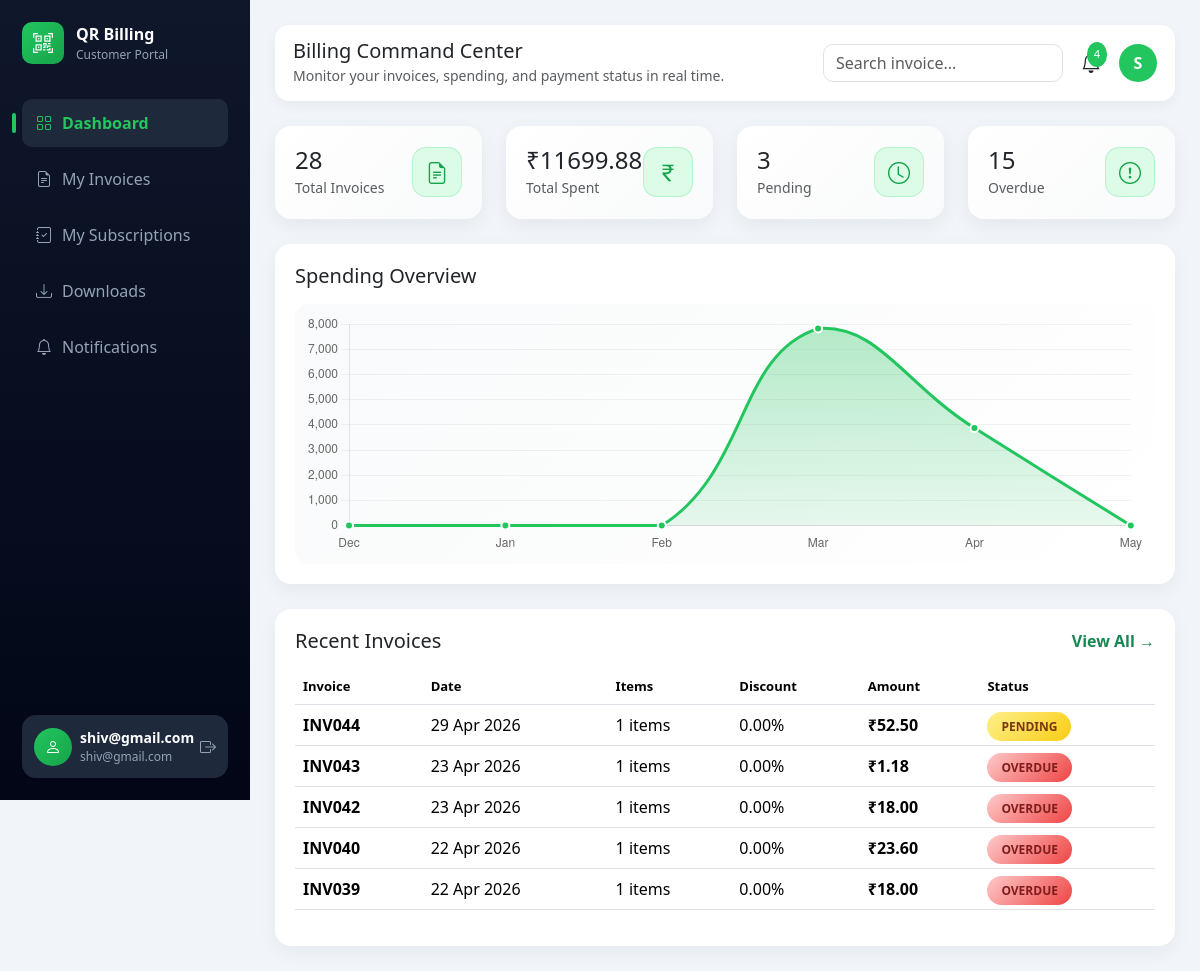
The app's page /billing/customer-dashboard/ (signed in) with its own data.
### accounts/models.py (models this page shows, shortened)
class User(AbstractUser):
    USER_TYPE = (
        ('admin', 'Admin'),
        ('customer', 'Customer'),
    )
    user_type = models.CharField(max_length=20, choices=USER_TYPE)
    phone = models.CharField(max_length=15, blank=True, null=True)
    profile_image = models.ImageField(
        upload_to='profile_images/',
        blank=True,
        null=True
    )

### invoice/models.py (models this page shows, shortened)
class Invoice(models.Model):
    PAYMENT_STATUS = [
        ('PAID', 'Paid'),
        ('PENDING', 'Pending'),
        ('OVERDUE', 'Overdue'),
    ]
    INVOICE_TYPE = [
        ("PRODUCT", "Product"),
        ("SUBSCRIPTION", "Subscription"),
    ]
    invoice_number = models.CharField(max_length=20, unique=True, blank=True)
    customer = models.ForeignKey(
        settings.AUTH_USER_MODEL,
        on_delete=models.CASCADE
    )
    subscription = models.ForeignKey(
        Subscription,
        on_delete=models.CASCADE,
        null=True,
        blank=True
    )
    invoice_type = models.CharField(
        max_length=20,
        choices=INVOICE_TYPE,
        default="PRODUCT"
    )
    date = models.DateTimeField(auto_now_add=True)
    total_amount = models.DecimalField(max_digits=10, decimal_places=2, default=0)
    payment_status = models.CharField(
        max_length=20,
        choices=PAYMENT_STATUS,
        default='PENDING'
    )
    razorpay_order_id = models.CharField(max_length=200, blank=True, null=True)
    razorpay_payment_id = models.CharField(max_length=200, blank=True, null=True)

class InvoiceItem(models.Model):
    invoice = models.ForeignKey(
        Invoice,
        on_delete=models.CASCADE,
        related_name="items"
    )
    product = models.ForeignKey(Product, on_delete=models.CASCADE)
    quantity = models.PositiveIntegerField()
    discount = models.DecimalField(max_digits=5, decimal_places=2, default=0)
    gst_amount = models.DecimalField(max_digits=10, decimal_places=2, default=0)
    subtotal = models.DecimalField(max_digits=10, decimal_places=2, default=0)

### billing/views.py (the view)
# urls.py: path('customer-dashboard/', customer_dashboard, name='customer_dashboard'),
@login_required
def customer_dashboard(request):
    user = request.user
    invoices = Invoice.objects.filter(
        customer=user
    ).order_by("-date")
    total_invoices = invoices.count()
    invoice_spent = invoices.aggregate(
        total=Sum("total_amount")
    )["total"] or 0
    pending = invoices.filter(payment_status="PENDING").count()
    overdue = invoices.filter(payment_status="OVERDUE").count()
    recent_invoices = invoices[:5]
    subscriptions = Subscription.objects.filter(user=user)
    total_subscriptions = subscriptions.count()
    subscription_spent = subscriptions.filter(
        is_paid=True
    ).aggregate(
        total=Sum("total_amount")
    )["total"] or 0
    total_spent = invoice_spent + subscription_spent
    pending_sub = subscriptions.filter(is_paid=False).count()
    overdue_sub = subscriptions.filter(
        is_paid=False,
        end_date__lt=timezone.now().date()
    ).count()
    pending += pending_sub
    overdue += overdue_sub
    labels = []
    data = []
    current_month = timezone.localtime().date().replace(day=1)
    for i in range(5, -1, -1):
        month_start = current_month - relativedelta(months=i)
        month_end = month_start + relativedelta(months=1)
        labels.append(month_start.strftime("%b"))
        invoice_total = Invoice.objects.filter(
            customer=user,
            date__date__gte=month_start,
            date__date__lt=month_end
        ).aggregate(total=Sum("total_amount"))["total"] or 0
        subscription_total = Subscription.objects.filter(
            user=user,
            start_date__gte=month_start,
            start_date__lt=month_end,
            is_paid=True
        ).aggregate(total=Sum("total_amount"))["total"] or 0
        total = invoice_total + subscription_total
        data.append(float(total))
    unread_notifications = Notification.objects.filter(
        user=user,
        is_read=False
    ).count()
    latest_notifications = Notification.objects.filter(
        user=user
    ).order_by('-created_at')[:5]
    context = {
        "total_invoices": total_invoices,
        "total_subscriptions": total_subscriptions,
        "total_spent": total_spent,
        "pending": pending,
        "overdue": overdue,
        "recent_invoices": recent_invoices,
        "chart_labels": labels,
        "chart_data": data,
        "unread_notifications": unread_notifications,
        "latest_notifications": latest_notifications
    }
    return render(request, "dashboard/customer_dashboard.html", context)

### notifications/context_processors.py (called while the page is built)
def notification_data(request):
    if request.user.is_authenticated:
        latest_notifications = Notification.objects.filter(
            user=request.user
        ).order_by('-created_at')[:5]
        unread_notifications = Notification.objects.filter(
            user=request.user,
            is_read=False
        ).count()
    else:
        latest_notifications = []
        unread_notifications = 0
    return {
        'latest_notifications': latest_notifications,
        'unread_notifications': unread_notifications
    }

### billing/templates/dashboard/customer_dashboard.html (shortened to what this page needs)
{% extends "dashboard/customer_base.html" %}
{% block page_title %}
Billing Command Center
{% endblock %}
{% block page_subtitle %}
Monitor your invoices, spending, and payment status in real time.
{% endblock %}
{% block content %}
<div class="row g-4 fade-in">
<div class="col-md-3">
<div class="dashboard-card d-flex justify-content-between align-items-center">
<div>
<h4 class="mb-0">{{ total_invoices }}</h4>
<small class="text-muted">Total Invoices</small>
</div>
<div class="icon-box">
<i class="bi bi-file-earmark-text"></i>
</div>
</div>
</div>
<div class="col-md-3">
<div class="dashboard-card d-flex justify-content-between align-items-center">
<div>
<h4 class="mb-0">₹{{ total_spent|floatformat:2 }}</h4>
<small class="text-muted">Total Spent</small>
</div>
<div class="icon-box">
<i class="bi bi-currency-rupee"></i>
</div>
</div>
</div>
<div class="col-md-3">
<div class="dashboard-card d-flex justify-content-between align-items-center">
<div>
<h4 class="mb-0">{{ pending }}</h4>
<small class="text-muted">Pending</small>
</div>
<div class="icon-box">
<i class="bi bi-clock"></i>
</div>
</div>
</div>
<div class="col-md-3">
<div class="dashboard-card d-flex justify-content-between align-items-center">
<div>
<h4 class="mb-0">{{ overdue }}</h4>
<small class="text-muted">Overdue</small>
</div>
<div class="icon-box">
<i class="bi bi-exclamation-circle"></i>
</div>
</div>
</div>
</div>
<div class="table-card fade-in">
<h5 class="mb-3">Spending Overview</h5>
<div class="chart-box">
<canvas id="spendingChart"></canvas>
</div>
</div>
<div class="table-card fade-in">
<div class="d-flex justify-content-between align-items-center mb-3">
<h5 class="mb-0">Recent Invoices</h5>
<a href="{% url 'my_invoices' %}" class="text-success text-decoration-none fw-semibold">
View All →
</a>
</div>
<table class="table align-middle">
<thead>
<tr>
<th>Invoice</th>
<th>Date</th>
<th>Items</th>
<th>Discount</th>
<th>Amount</th>
<th>Status</th>
</tr>
</thead>
<tbody>
{% for invoice in recent_invoices %}
<tr>
<td><strong>{{ invoice.invoice_number }}</strong></td>
<td>{{ invoice.date|date:"d M Y" }}</td>
<td>{{ invoice.items.count }} items</td>
<td>
{% with invoice.items.first as item %}
{% if item %}
{{ item.discount }}%
{% else %}
—
{% endif %}
{% endwith %}
</td>
<td><strong>₹{{ invoice.total_amount|floatformat:2 }}</strong></td>
<td>
{% if invoice.payment_status == "PAID" %}
<span class="badge-paid">PAID</span>
{% elif invoice.payment_status == "PENDING" %}
<span class="badge-pending"> PENDING</span>
{% else %}
<span class="badge-overdue"> OVERDUE</span>
{% endif %}
</td>
</tr>
{% endfor %}
</tbody>
</table>
</div>
<script>
const ctx = document.getElementById('spendingChart').getContext('2d');
const gradient = ctx.createLinearGradient(0,0,0,300);
gradient.addColorStop(0,"rgba(34,197,94,0.35)");
gradient.addColorStop(1,"rgba(34,197,94,0)");
new Chart(ctx, {
type:'line',
data:{
labels: {{ chart_labels|safe }},
datasets:[{
label:"Spending",
data: {{ chart_data|safe }},
borderColor:"#22c55e",
backgroundColor:gradient,
fill:true,
tension:0.45,
pointBackgroundColor:"#22c55e",
pointBorderColor:"#fff",
pointBorderWidth:2,
pointRadius:4
}]
},
options:{
maintainAspectRatio:false,
plugins:{
legend:{display:false},
tooltip:{
callbacks:{
label:(ctx)=>"₹ "+ctx.parsed.y
}
}
},
scales:{
y:{
beginAtZero:true,
grid:{color:"rgba(0,0,0,0.05)"}
},
x:{grid:{display:false}}
},
animation:{
duration:1200,
easing:'easeOutCubic'
}
}
});
</script>
{% endblock %}

### billing/templates/dashboard/customer_base.html (shortened to what this page needs)
<!DOCTYPE html>
{% load static %}
<html lang="en">
<head>
<link href="https://cdn.jsdelivr.net/npm/bootstrap@5.3.2/dist/css/bootstrap.min.css" rel="stylesheet">
<link href="https://cdn.jsdelivr.net/npm/bootstrap-icons@1.11.3/font/bootstrap-icons.css" rel="stylesheet">
</head>
<body>
<div class="sidebar d-flex flex-column">
<div>
<div class="logo">
<div class="logo-box">
<i class="bi bi-qr-code-scan"></i>
</div>
<div>
<div class="logo-title">QR Billing</div>
<div class="logo-sub">Customer Portal</div>
</div>
</div>
<a href="{% url 'customer_dashboard' %}" class="nav-link {% if request.resolver_match.url_name == 'customer_dashboard' %}active{% endif %}">
<i class="bi bi-grid"></i> Dashboard
</a>
<a href="{% url 'my_invoices' %}" class="nav-link {% if request.resolver_match.url_name == 'my_invoices' %}active{% endif %}">
<i class="bi bi-file-earmark-text"></i> My Invoices
</a>
<a href="{% url 'customer_subscriptions' %}"
   class="nav-link {% if 'customer_subscriptions' in request.resolver_match.url_name %}active{% endif %}">
   <i class="bi bi-journal-check"></i>  My Subscriptions
</a>
<a href="{% url 'customer_downloads' %}" class="nav-link {% if request.resolver_match.url_name == 'customer_downloads' %}active{% endif %}">
<i class="bi bi-download"></i> Downloads
</a>
<a href="{% url 'customer_notifications' %}" class="nav-link {% if request.resolver_match.url_name == 'customer_notifications' %}active{% endif %}">
<i class="bi bi-bell"></i> Notifications
</a>
</div>
<div class="mt-auto pt-3">
<div class="customer-box d-flex align-items-center justify-content-between">
<div class="d-flex align-items-center gap-2">
<div class="customer-icon">
<i class="bi bi-person"></i>
</div>
<div>
<div class="customer-name">
{{ request.user.username|default:"Customer" }}
</div>
<div class="customer-email">
{{ request.user.email }}
</div>
</div>
</div>
<a href="{% url 'logout' %}" class="logout-icon">
<i class="bi bi-box-arrow-right"></i>
</a>
</div>
</div>
</div>
<div class="main">
<div class="topbar">
<div>
<h5 class="mb-0">{% block page_title %}{% endblock %}</h5>
<small class="text-muted">{% block page_subtitle %}{% endblock %}</small>
</div>
<div class="topbar-right">
<form method="GET" action="{% url 'customer_search' %}">
<input type="text" name="q" class="form-control search-box" placeholder="Search invoice..." value="{{ request.GET.q }}">
</form>
<div class="notif-box" onclick="window.location.href='{% url 'customer_notifications' %}'">
<span id="notifCount" class="notif-badge" style="display:none;"></span>
</div>
<div style="position:relative">
<div class="user-avatar" onclick="toggleMenu()">
{{ request.user.username|first|upper }}
</div>
</div>
</div>
</div>
<div class="fade-in">
{% block content %}{% endblock %}
</div>
</div>
</body>
</html>

### billing/templates/dashboard/customer_base.html (style rules this page uses)
body { margin:0; background:#f1f5f9; font-family:'Segoe UI',sans-serif; }
.sidebar { width:250px; height:100vh; position:fixed; background:linear-gradient(180deg,#0f172a,#020617); padding:22px; color:#94a3b8; }
.logo { display:flex; align-items:center; gap:12px; margin-bottom:35px; }
.logo-box { width:42px; height:42px; background:linear-gradient(135deg,#22c55e,#16a34a); border-radius:10px; display:flex; align-items:center; justify-content:center; color:white; font-size:20px; }
.logo-title { color:white; font-weight:600; }
.logo-sub { font-size:12px; }
.sidebar .nav-link { color:#94a3b8; margin-bottom:8px; padding:12px 14px; border-radius:10px; display:flex; align-items:center; gap:10px; transition:0.25s; }
.sidebar .nav-link.active { background:#1e293b; color:#22c55e; font-weight:600; position:relative; }
.sidebar .nav-link.active::before { content:""; position:absolute; left:-10px; top:50%; transform:translateY(-50%); width:4px; height:20px; background:#22c55e; border-radius:4px; }
.main { margin-left:250px; padding:25px; }
.topbar { display:flex; justify-content:space-between; align-items:center; margin-bottom:25px; background:white; padding:14px 18px; border-radius:14px; box-shadow:0 4px 12px rgba(0,0,0,0.05); }
.topbar-right { display:flex; align-items:center; gap:18px; }
.search-box { width:240px; border-radius:10px; }
.notif-box { position:relative; cursor:pointer; }
.notif-badge { position:absolute; top:-6px; right:-6px; background:#22c55e; color:white; font-size:11px; padding:4px 7px; border-radius:50%; animation:pulse 1.5s infinite; }
.sidebar { display:flex; flex-direction:column; }
.user-avatar { width:38px; height:38px; border-radius:50%; background:#22c55e; color:white; display:flex; align-items:center; justify-content:center; font-weight:600; cursor:pointer; }
.customer-box { background:#1e293b; padding:12px; border-radius:14px; color:white; }
.customer-icon { width:38px; height:38px; border-radius:50%; background:linear-gradient(135deg,#22c55e,#16a34a); display:flex; align-items:center; justify-content:center; font-size:16px; }
.customer-name { font-size:14px; font-weight:600; }
.customer-email { font-size:12px; color:#94a3b8; white-space:nowrap; overflow:hidden; text-overflow:ellipsis; max-width:130px; }
.logout-icon { color:#94a3b8; font-size:16px; transition:0.2s; }
.fade-in { animation:fadeIn 0.5s ease; }

### billing/templates/dashboard/customer_dashboard.html (style rules this page uses)
.dashboard-card { background: linear-gradient(135deg,#ffffff,#f9fafb); border-radius:16px; padding:20px; box-shadow:0 6px 20px rgba(0,0,0,0.06); transition:0.3s; }
.icon-box { width:50px; height:50px; background:#dcfce7; border-radius:14px; display:flex; align-items:center; justify-content:center; font-size:22px; color:#16a34a; box-shadow: inset 0 0 0 1px rgba(34,197,94,0.2); }
.table-card { background:white; border-radius:16px; padding:20px; margin-top:25px; box-shadow:0 6px 20px rgba(0,0,0,0.05); }
.table thead { font-size:13px; color:#6b7280; }
.table tbody tr { transition:0.25s; }
.badge-pending { background: linear-gradient(135deg,#fef08a,#facc15); color:#78350f; padding:6px 14px; border-radius:20px; font-size:12px; font-weight:600; }
.badge-overdue { background: linear-gradient(135deg,#fecaca,#ef4444); color:#7f1d1d; padding:6px 14px; border-radius:20px; font-size:12px; font-weight:600; }
.chart-box { height:260px; background:linear-gradient(135deg,#f9fafb,#ffffff); border-radius:14px; padding:10px; }
.fade-in { animation: fadeIn 0.8s ease; }

### records on screen
User: user.username "shiv@gmail.com", user.email "shiv@gmail.com", user.username|first "S"
Invoice: invoice_number "INV044", date "29 Apr 2026", items.count "1", items.first.discount "0.00", total_amount "52.50", payment_status "PENDING"
Invoice: invoice_number "INV043", date "23 Apr 2026", items.count "1", items.first.discount "0.00", total_amount "1.18", payment_status "OVERDUE"
Invoice: invoice_number "INV042", date "23 Apr 2026", items.count "1", items.first.discount "0.00", total_amount "18.00", payment_status "OVERDUE"
Invoice: invoice_number "INV040", date "22 Apr 2026", items.count "1", items.first.discount "0.00", total_amount "23.60", payment_status "OVERDUE"
Invoice: invoice_number "INV039", date "22 Apr 2026", items.count "1", items.first.discount "0.00", total_amount "18.00", payment_status "OVERDUE"

### other values on screen
{{ total_invoices }} "28"
{{ total_spent|floatformat:2 }} "11699.88"
{{ pending }} "3"
{{ overdue }} "15"
chart data {{ chart_labels|safe }} ['Dec', 'Jan', 'Feb', 'Mar', 'Apr', 'May']
chart data {{ chart_data|safe }} [0.0, 0.0, 0.0, 7826.3, 3873.58, 0.0]
